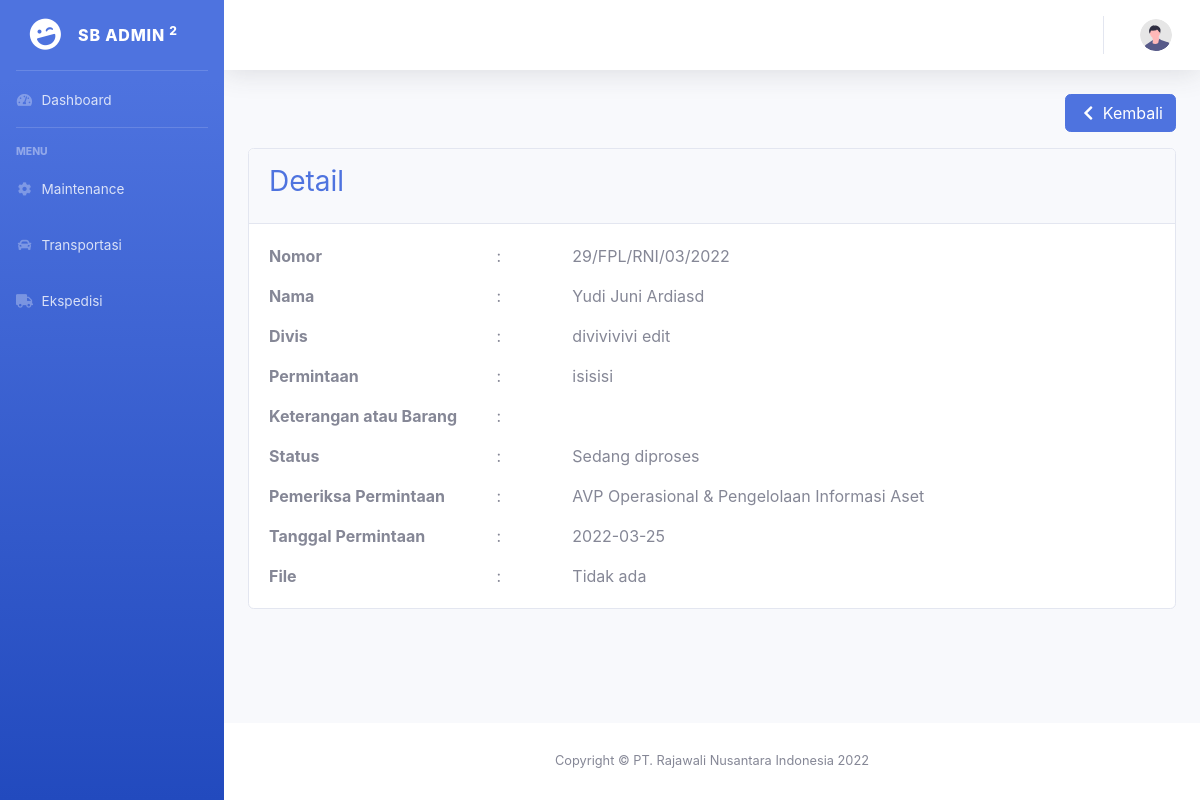
The page /admin/mDetail/29 on the database as committed earlier.
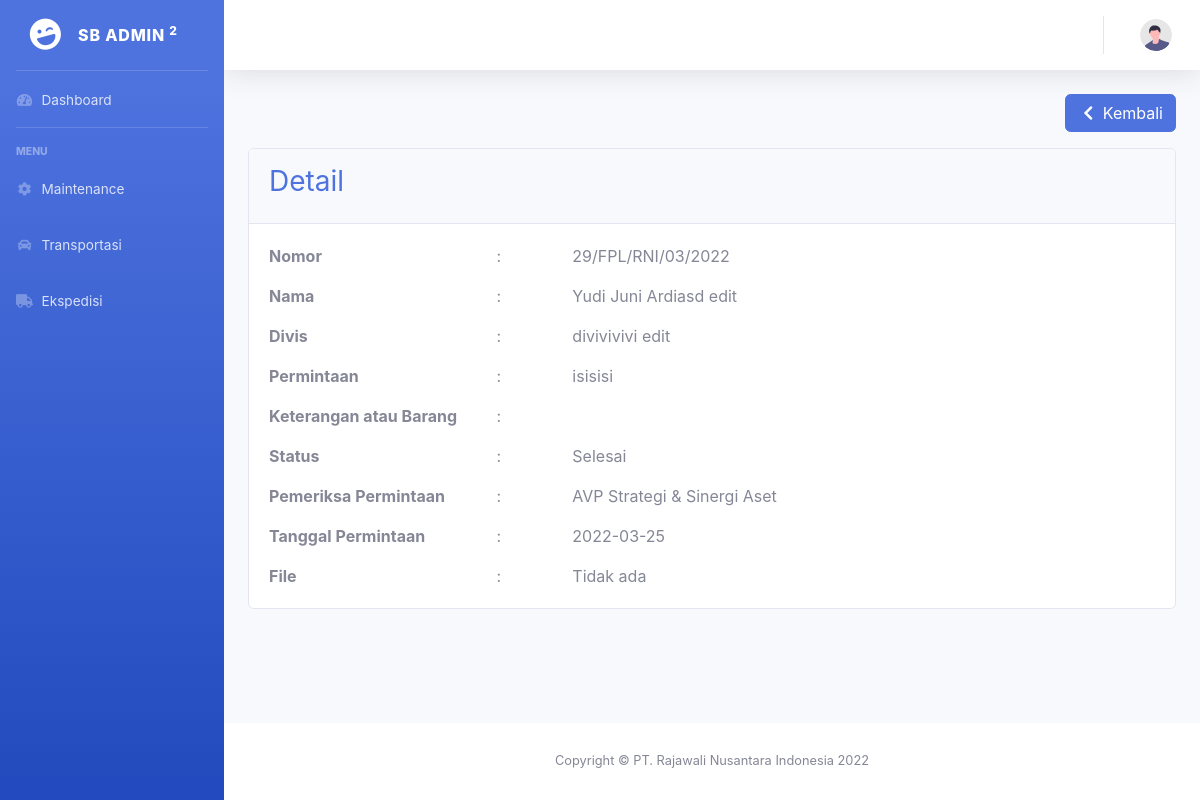
The same page on the database as committed later.
### tables this page shows
CREATE TABLE `maintenance` (
  `id` int(11) NOT NULL,
  `nama` varchar(255) NOT NULL,
  `divisi` varchar(100) NOT NULL,
  `permintaan` varchar(255) NOT NULL,
  `keterangan` varchar(255) NOT NULL,
  `status` varchar(100) NOT NULL,
  `tanggal` date NOT NULL,
  `pemeriksa` varchar(100) NOT NULL,
  `file` varchar(255) NOT NULL,
  `user_id` int(11) NOT NULL,
  `ttd_avp` varchar(50) NOT NULL,
  `ttd_pemeriksa` varchar(50) NOT NULL
);

### application/controllers/Admin.php (called while the page is built, shortened)
<?php
class Admin extends CI_Controller
{
    var $role_id, $role;
    public function __construct()
    {
        $this->load->model('Maintenance_model');
        $this->load->model('Ekspedisi_model');
        $this->load->model('Approval_model');
        $this->load->model('Transportasi_model');
        $this->role_id = $this->session->userdata('role_id');
    }
    public function mDetail($id)
    {
        $data['title'] = "Detail";
        $data['data'] = $this->Maintenance_model->selectId('maintenance', $id);
        $data['role_id'] = $this->role_id;
        $data['user'] = $this->db->get_where('user', ['nip' => $this->session->userdata('nip')])->row_array();
        $this->load->view('templates/header', $data);
        $this->load->view('templates/sidebar', $data);
        $this->load->view('templates/topbar', $data);
        $this->load->view('permintaan/detail_m', $data);
        $this->load->view('templates/footer');
    }
}

### index.php (called while the page is built, shortened)
<?php
require_once BASEPATH.'core/CodeIgniter.php';

### application/models/Maintenance_model.php (called while the page is built, shortened)
<?php
class Maintenance_model extends CI_Model
{
    public function selectId($table, $id)
    {
        return $this->db->get_where("$table", ['id' => $id])->row_array();
    }
}

### application/views/permintaan/detail_m.php (the view)
<div class="container-fluid">
    <div class="row">
        <div class="col-sm-4">
        </div>
        <div class="col my-auto">
            <a class="float-right btn btn btn-primary mb-3" type="button" href="<?= base_url('admin/pMaintenance') ?>">
                <i class="fas fa-fw fa-chevron-left"></i> Kembali
            </a>
        </div>
    </div>
    <div class="card card-detail">
        <div class="card-header py-3">
            <h3 class="h3 text-primary">Detail</h3>
        </div>
        <div class="card-body">
            <div class="row">
                <div class="col-md-3"><b>Nomor</b> </div>
                <div class="col-md-1 d-none d-md-block">:</div>
                <?php $tanggal = date_create($data['tanggal']) ?>
                <div class="col-md-8"> <?= $data['id'] ?>/FPL/RNI/<?= date_format($tanggal, "m/Y") ?> </div>
            </div>
            <div class="row mt-3">
                <div class="col-md-3"><b>Nama</b> </div>
                <div class="col-md-1 d-none d-md-block">:</div>
                <div class="col-md-8"><?= $data['nama'] ?></div>
            </div>
            <div class="row mt-3">
                <div class="col-md-3"><b>Divis</b> </div>
                <div class="col-md-1 d-none d-md-block">:</div>
                <div class="col-md-8"><?= $data['divisi'] ?></div>
            </div>
            <div class="row mt-3">
                <div class="col-md-3"><b>Permintaan</b> </div>
                <div class="col-md-1 d-none d-md-block">:</div>
                <div class="col-md-8"><?= $data['permintaan'] ?></div>
            </div>
            <div class="row mt-3">
                <div class="col-md-3"><b>Keterangan atau Barang</b> </div>
                <div class="col-md-1 d-none d-md-block">:</div>
                <div class="col-md-8"><?= $data['keterangan'] ?></div>
            </div>
            <div class="row mt-3">
                <div class="col-md-3"><b>Status</b> </div>
                <div class="col-md-1 d-none d-md-block">:</div>
                <div class="col-md-8"><?= $data['status'] ?></div>
            </div>
            <div class="row mt-3">
                <div class="col-md-3"><b>Pemeriksa Permintaan</b> </div>
                <div class="col-md-1 d-none d-md-block">:</div>
                <div class="col-md-8"><?= $data['pemeriksa'] ?></div>
            </div>
            <div class="row mt-3">
                <div class="col-md-3"><b>Tanggal Permintaan</b> </div>
                <div class="col-md-1 d-none d-md-block">:</div>
                <div class="col-md-8"><?= $data['tanggal'] ?></div>
            </div>
            <div class="row mt-3">
                <div class="col-md-3"><b>File</b> </div>
                <div class="col-md-1 d-none d-md-block">:</div>
                <div class="col-md-8"><?= $data['file'] ?></div>
            </div>
        </div>
    </div>
</div>
</div>

Rows that differ between the two databases and show on the page:
changed maintenance "divivivivi edit": nama "Yudi Juni Ardiasd" → "Yudi Juni Ardiasd edit"; status "Sedang diproses" → "Selesai"; pemeriksa "AVP Operasional & Pengelolaan Informasi Aset" → "AVP Strategi & Sinergi Aset"
